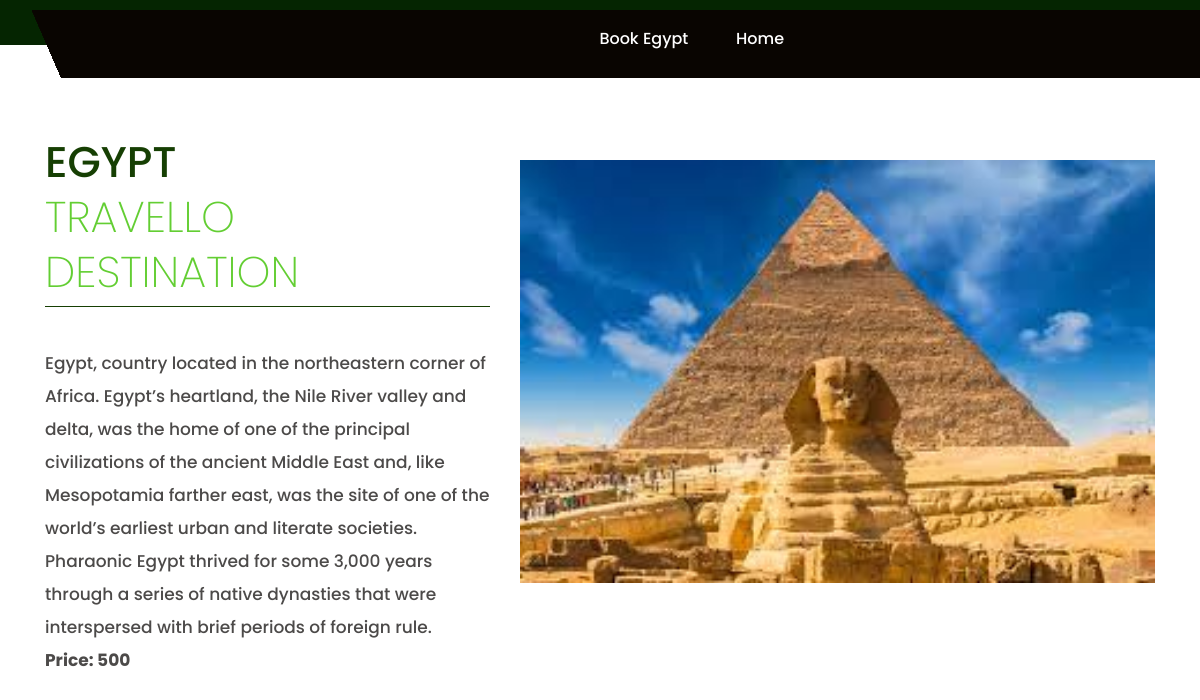
/destination?pic=/media/pics/egipt.jpg, run on the app's committed database.
### home/models.py (models this page shows)
class Destination(models.Model):
    dest_name =models.CharField(max_length=100)
    desc =models.CharField(max_length=200)
    img= models.ImageField(upload_to="pics",default="image/bali.jpg")
    price =models.IntegerField()
    offer =models.BooleanField(default=False)

### home/views.py (the view)
# urls.py: path('destination',views.destination,name='destination'),
def destination(request):
    image = request.GET.get('pic')
    dests=Destination.objects.all()
    for dest in dests:
        if dest.img.url==image:
            name=dest.dest_name
            price=dest.price
            desc=dest.desc
    return render(request,'destination.html',{"image":image,'name':name,'price':price,'desc':desc})

### home/templates/destination.html (shortened to what this page needs)
{% load static %}
<!DOCTYPE html>
<html lang="en">
<head>
    <link rel="stylesheet" href="{% static 'css/bootstrap.min.css' %}">
    <link rel="stylesheet" href="{% static 'css/style.css' %}">
    <link rel="stylesheet" href="{% static 'css/responsive.css' %}">
    <link rel="stylesheet" href="{% static 'css/jquery.mCustomScrollbar.min.css' %}">
    <link rel="stylesheet" href="https://cdnjs.cloudflare.com/ajax/libs/font-awesome/4.7.0/css/font-awesome.min.css">
    <link rel="stylesheet" href="https://cdnjs.cloudflare.com/ajax/libs/fancybox/2.1.5/jquery.fancybox.min.css" media="screen">
</head>
<body class="main-layout ">
    <header>
        <div class="header">
            <div class="container">
                <div class="row">
                    <div class="col-md-12 location_icon_bottum">
                       <div class="row">
                            <div class="col-md-8 ">
                                <div class="menu-area">
                                    <div class="limit-box">
                                        <nav class="main-menu">
                                            <ul class="menu-area-main">
                                                <li class="active"> <a href="book?name={{name|urlencode}}">Book {{name}}</a> </li>
                                                <li> <a href="/">Home</a> </li>
                                            </ul>
                                        </nav>
                                    </div>
                                </div>
                            </div>
                       </div>
                    </div>
                </div>
            </div>
        </div>
    </header>
    <div id="about" class="about">
        <div class="container">
            <div class="row">
                <div class="col-xl-5 col-lg-5 col-md-5 co-sm-l2">
                    <div class="about_box">
                        <h2>{{name}}<br><strong class="black"> Travello Destination</strong></h2>
                        <p>{{desc}}<br><b>Price: {{price}}</b></p>
                    </div>
                </div>
                <div class="col-xl-7 col-lg-7 col-md-7 co-sm-l2">
                    <div class="about_img">
                        <figure><img src="{{image}}" alt="img" /></figure>
                    </div>
                </div>
            </div>
        </div>
    </div>
</body>
</html>

### home/static/css/style.css (style rules this page uses)
* { box-sizing: border-box !important; transition: ease all 0.5s; }
html { scroll-behavior: smooth; }
body { color: #666666; font-size: 14px; font-family: poppins; line-height: 1.80857; font-weight: normal; overflow-x: hidden; }
a { color: #1f1f1f; text-decoration: none !important; outline: none !important; -webkit-transition: all .3s ease-in-out; -moz-transition: all .3s ease-in-out; -ms-transition: all .3s ease-in-out; -o-transition: all .3s ease-in-out; transition: all .3s ease-in-out; }
h1, h2, h3, h4, h5, h6 { letter-spacing: 0; font-weight: normal; position: relative; padding: 0 0 10px 0; font-weight: normal; line-height: normal; color: #111111; margin: 0 }
h2 { font-size: 22px }
*, *::after, *::before { -webkit-box-sizing: border-box; -moz-box-sizing: border-box; box-sizing: border-box; }
ul, li, ol { margin: 0px; padding: 0px; list-style: none; }
p { margin: 0px; font-weight: 300; font-size: 15px; line-height: 24px; }
a { color: #222222; text-decoration: none; outline: none !important; }
a, .btn { text-decoration: none !important; outline: none !important; -webkit-transition: all .3s ease-in-out; -moz-transition: all .3s ease-in-out; -ms-transition: all .3s ease-in-out; -o-transition: all .3s ease-in-out; transition: all .3s ease-in-out; }
img { max-width: 100%; height: auto; }
.header { font-family: poppins; padding: 10px 0px; background: #052501; background-repeat: no-repeat; background-size: 100% 100%; background-position: center center; }
nav.main-menu { float: right; margin-left: 0; }
.menu-area-main li.active a { color: #fff; }
.main-menu { text-align: center; }
.main-menu ul { margin: 0; list-style-type: none; margin-bottom: 10px; }
.main-menu ul>li { display: inline-block; position: relative; }
.main-menu ul>li a { line-height: 20px; font-size: 16px; display: block; font-weight: 500; color: #fff; padding: 19px 17px; }
.main-menu ul li:first-child { margin-left: 0; }
.main-menu ul>li { position: inherit; display: inline-block; vertical-align: middle; }
.location_icon_bottum { position: relative; z-index: 999; background: #090501; margin-left: 31px; top: 0; margin-bottom: -43px; }
.location_icon_bottum::before { position: absolute; content: ""; top: 0px; background: url(../icon/wfe4.png); background-repeat: repeat; width: 67px; height: 67px; background-repeat: no-repeat; left: -35px; }
.location_icon_bottum ul li { display: inline-block; padding: 0px 10px; color: #fff; font-size: 15px; font-weight: 500; }
.black { color: #63ce33; font-weight: 208; }
.about { padding: 90px 0; }
.about .about_img figure { margin: 0px; }
.about .about_box { text-align: left; }
.about .about_box h2 { font-weight: 500; font-size: 43px; color: #163f03; line-height: 55px; padding-bottom: 7px; display: block; text-transform: uppercase; padding: 0px 0px 6px 0px; border-bottom: #163f03 solid 1px; }
.about .about_box p { font-size: 17px; line-height: 33px; color: #4c4a49; padding: 40px 0px; font-weight: 500; }
.about_img { margin-top: 25px; }
.about_img figure { margin: 0; }
.about_img figure img { width: 100%; }

### home/static/css/responsive.css (style rules this page uses)
@media (min-width: 1200px) and (max-width: 1500px) { .main-menu ul > li a { padding: 19px 12px; } }

### data on the page
Destination: dest_name "Egypt", dest_name "EGYPT", desc "Egypt, country located in the northeastern corner of Africa. Egypt’s heartland, the Nile River valley and delta, was the home of one of the principal civilizations of the ancient Middle East and, like Mesopotamia farther east, was the site of one of the world’s earliest urban and literate societies. Pharaonic Egypt thrived for some 3,000 years through a series of native dynasties that were interspersed with brief periods of foreign rule."

### other printed values
{{ price }} "500"
